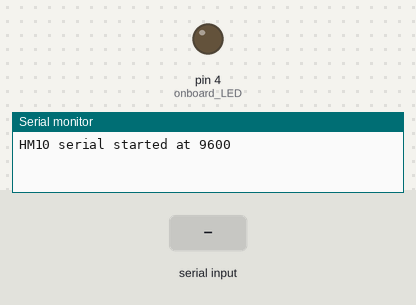
This sketch was run on a simulated Arduino Uno, built with avr-gcc and run on an emulated ATmega328P. Parts: output pins drawn as LEDs (lit = HIGH), the last lines printed to the serial monitor. Inputs (shaded band) come from the test bench.

Above: at 1.2 s.
1.3 s: "o" received over the second serial link
At 1.6 s:
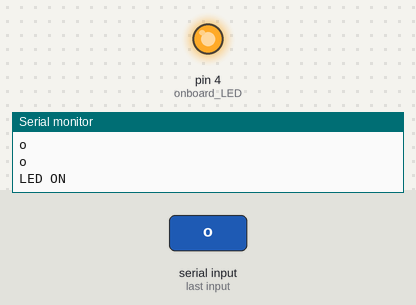
2.8 s: "f" received over the second serial link
At 4.0 s:
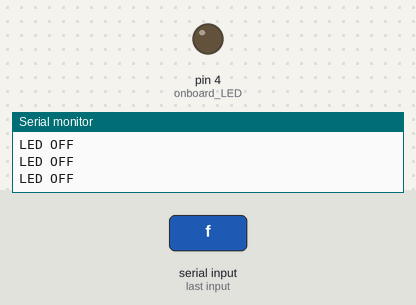
Timing chart, 0 to 5.8 s (numbered marks = the images above; inputs shaded):
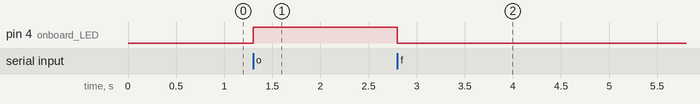

Measured:
- after the input at 1.3 s, pin 4 (onboard_LED): LOW → HIGH at once
- after the input at 2.8 s, pin 4 (onboard_LED): HIGH → LOW at once

The sketch:

HC10_BLE_ex01.ino
```cpp
#include <SoftwareSerial.h>
SoftwareSerial HM10(7, 8); // RX = 2, TX = 3
// addr example D8:A9:8B:7B:79:E4 HMSsoft
char appData;
String inData = "";
int x = 0;
void setup()
{
  Serial.begin(9600);
  Serial.println("HM10 serial started at 9600");
  HM10.begin(9600); // set HM10 serial at 9600 baud rate
  pinMode(4, OUTPUT); // onboard LED
  digitalWrite(4, LOW); // switch OFF LED
}

void loop()
{
  HM10.listen();  // listen the HM10 port
  while (HM10.available() > 0) {   // if HM10 sends something then read
    appData = HM10.read();
    //Data = int(appData);
    //x = int(appData);
    inData = String(appData);  // save the data in string format
    Serial.println(inData);
    Serial.println(appData);
    //Serial.write(appData);
  }
  //Serial.println(appData);
  /**if (Serial.available()) {           // Read user input if available.
    delay(10);
    HM10.write(Serial.read());
  }**/
  if ( inData == "f") {  //原本為""
    Serial.println("LED OFF");
    digitalWrite(4, LOW); // switch OFF LED
    delay(500);
  }
  if ( inData == "o") {
    Serial.println("LED ON");
    digitalWrite(4, HIGH); // switch OFF LED
    delay(500);
  }
}
```
